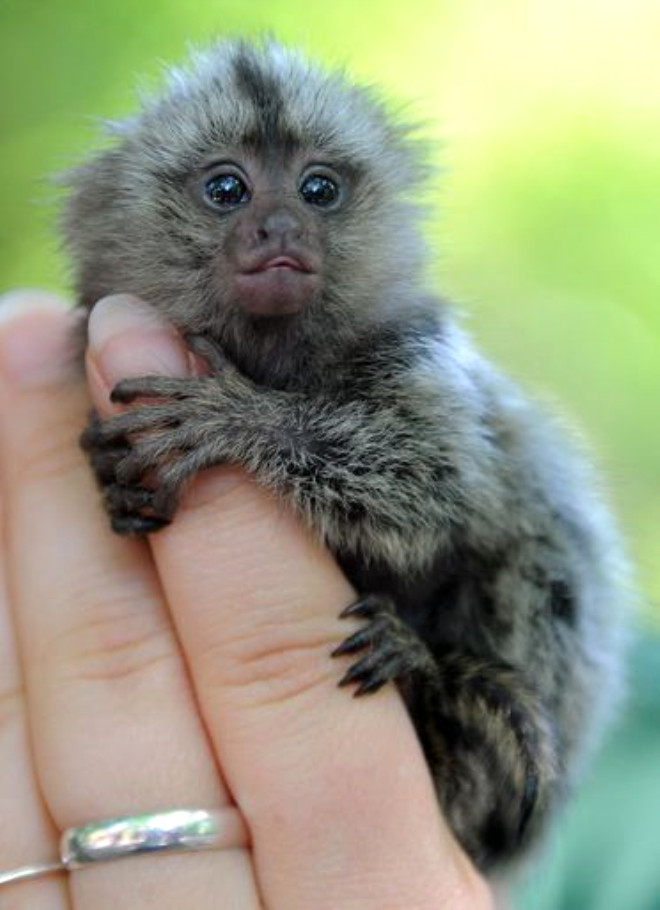
#> input picture Deneyap Kodlama/images/minik maymun.jpg, 660 x 910 px
$ python _23_opencv.py
#> lines starting #> are read from the running program, lines starting #| are printed output that depends on the picture
import cv2  #opencv açmak için kütüphanedir

img=cv2.imread("images/minik maymun.jpg") #resim okumayı sağlar
#> img is the input picture: shape (910, 660, 3); mean B, G, R 125.2, 151, 145.5
cv2.imshow("First image",img) #Resmi ekranda göster
cv2.waitKey(1000) #Eğer 0 yazarsan senin yazmanı bekler eğer 1000 yazarsan ekranda 1 saniye bekler sonra kapanır


h,w,c=img.shape
#> h = 910; w = 660; c = 3
print("Yükseklik:",h) #Yüksekliğini verir
#| Yükseklik: 910
print("Genişlik:",w) #Genişliğini verir
#| Genişlik: 660
print("Kanal Sayısı:",c) #Rgb renk kanalı
#| Kanal Sayısı: 3

img_new=cv2.resize(img,(900,900))
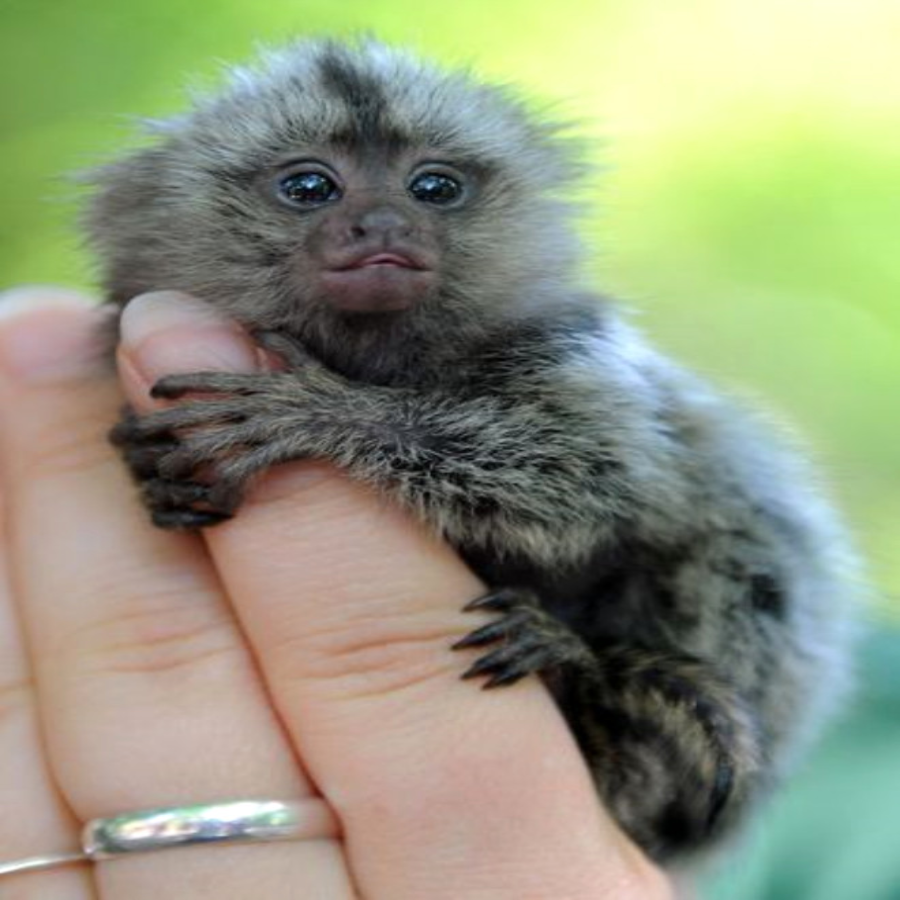
#> img_new: shape (900, 900, 3); mean B, G, R 125.1, 150.9, 145.4
cv2.imshow("new image",img_new)
cv2.waitKey(1000)
print(img_new.shape)
#| (900, 900, 3)

(b, g, r)=img_new[150,150] #Buradaki tek bir pikxelin bgr(rgb) renk kodunu verir.
#> b = 136; g = 148; r = 129
print("R= {},G= {},B= {}".format(r,g,b))
#| R= 129,G= 148,B= 136

center=(w//2,h//2) #İkiye küsüratsız bölmeyi sağlamak için çift bölme (//) işlemi kullanılır.
#> center = (330, 455)
x=cv2.getRotationMatrix2D(center,-60,1) #Center merkez demek #-60 saat yönünde 60  derece döndürür
rotation_img=cv2.warpAffine(img_new,x,(w,h)) #rotation_img döndürülmüş resim demek
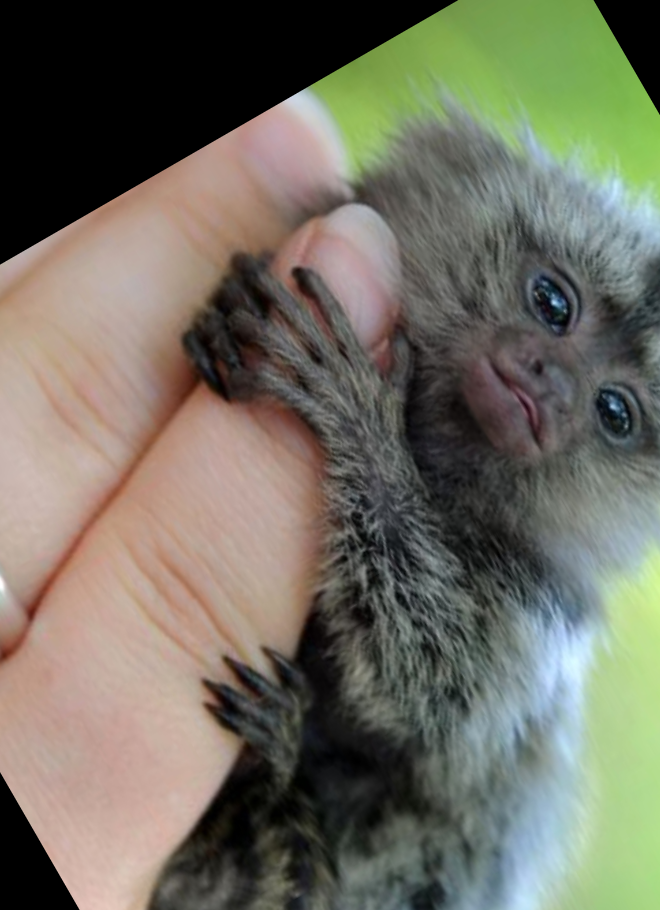
#> rotation_img: shape (910, 660, 3); mean B, G, R 97.8, 111, 113.2
cv2.imshow("Rotation",rotation_img)
cv2.waitKey(1000)

slice=img_new[100:250,200:350]  #Önce yükseklik sora genişlik alınır (y,x) #Bu yötem le görselden belli bir parça alırız.
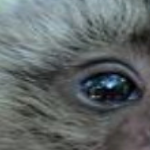
#> slice: shape (150, 150, 3); mean B, G, R 103.6, 102.9, 96.4
cv2.imshow("Slice",slice)
cv2.waitKey(1000)

$ run again, with Deneyap Kodlama/images/dog.jpg copied over Deneyap Kodlama/images/minik maymun.jpg
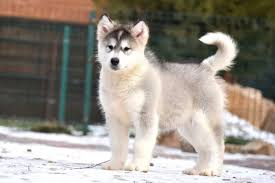
#> input picture Deneyap Kodlama/images/dog.jpg, 275 x 183 px
#> img is the input picture: shape (183, 275, 3); mean B, G, R 135.4, 144.2, 150.8
#| Yükseklik: 183
#| Genişlik: 275
#| Kanal Sayısı: 3
#> `img_new=cv2.resize(img,(900,900))`:
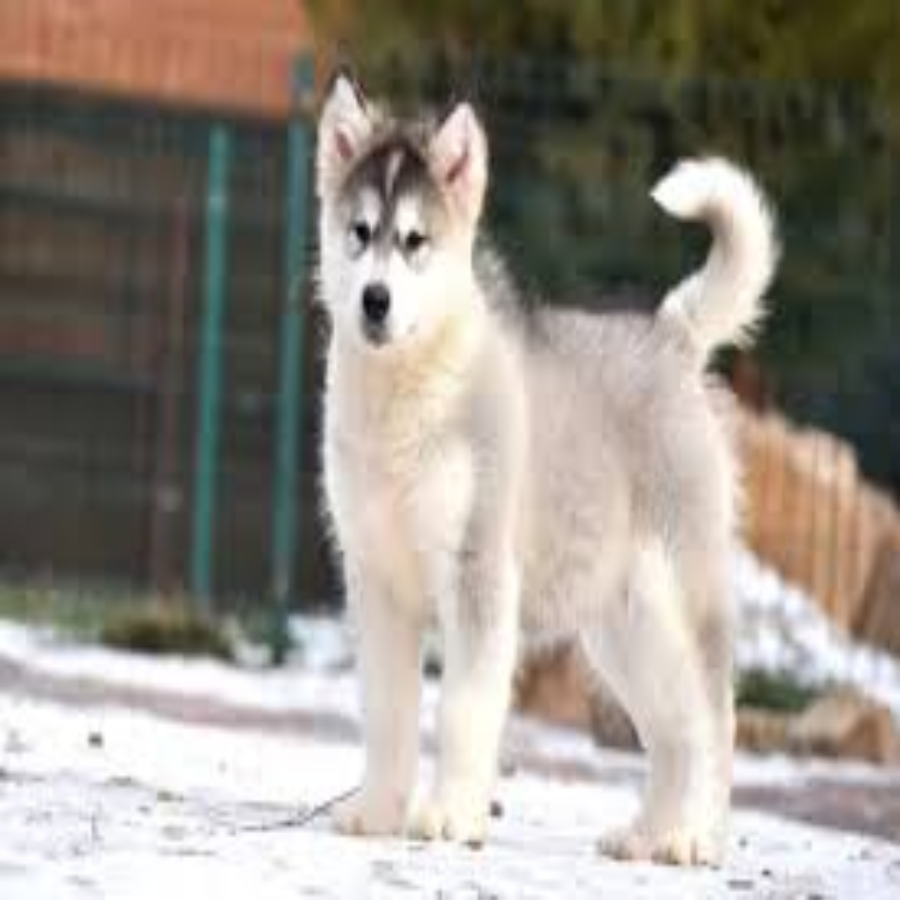
#> img_new: shape (900, 900, 3); mean B, G, R 135.3, 144.1, 150.7
#| (900, 900, 3)
#> b = 58; g = 64; r = 58
#| R= 58,G= 64,B= 58
#> `slice=img_new[100:250,200:350]`:
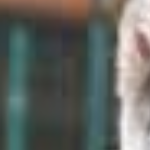
#> slice: shape (150, 150, 3); mean B, G, R 96.7, 101.4, 97.4

$ run again, with Deneyap Kodlama/images/friends.jpg copied over Deneyap Kodlama/images/minik maymun.jpg
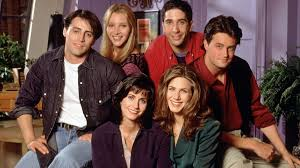
#> input picture Deneyap Kodlama/images/friends.jpg, 300 x 168 px
#> img is the input picture: shape (168, 300, 3); mean B, G, R 67.4, 72, 99.7
#| Yükseklik: 168
#| Genişlik: 300
#| Kanal Sayısı: 3
#> `img_new=cv2.resize(img,(900,900))`:
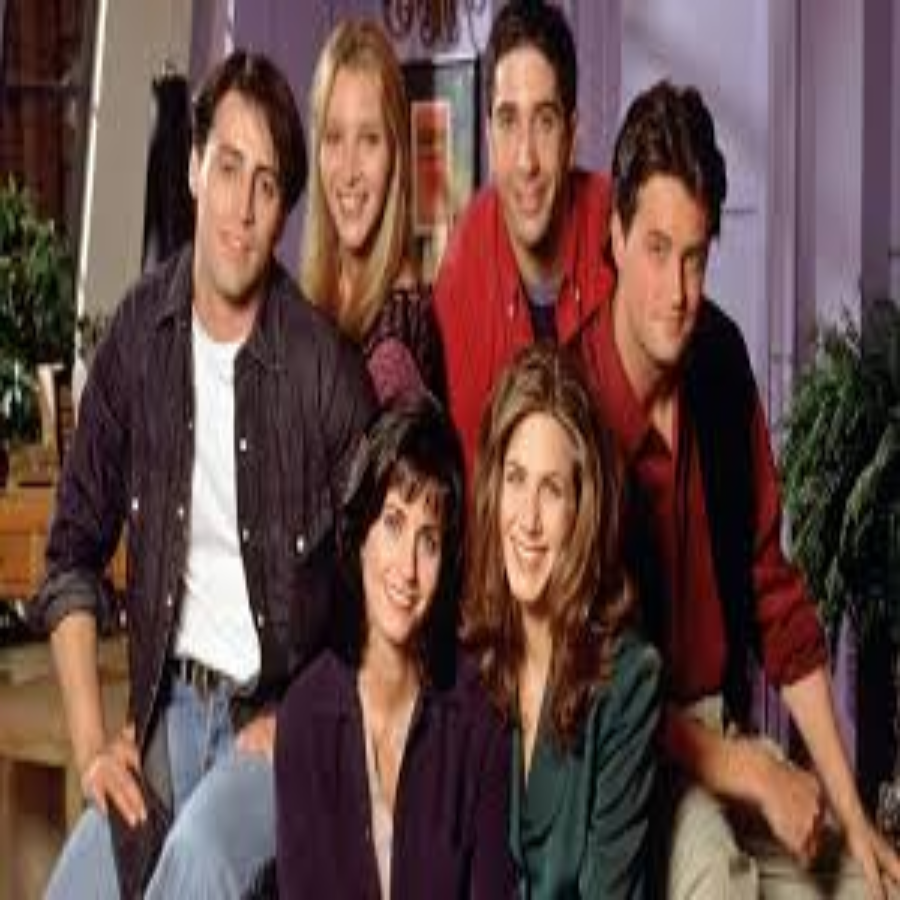
#> img_new: shape (900, 900, 3); mean B, G, R 67.3, 71.9, 99.6
#| (900, 900, 3)
#> b = 42; r = 55
#| R= 55,G= 42,B= 42
#> `slice=img_new[100:250,200:350]`:
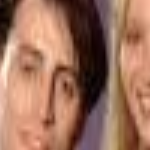
#> slice: shape (150, 150, 3); mean B, G, R 93, 113.8, 158.5
